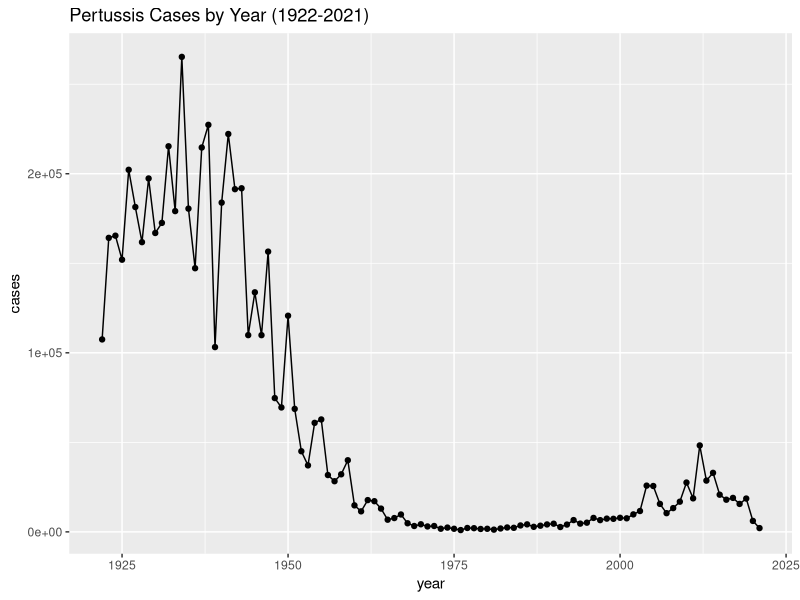
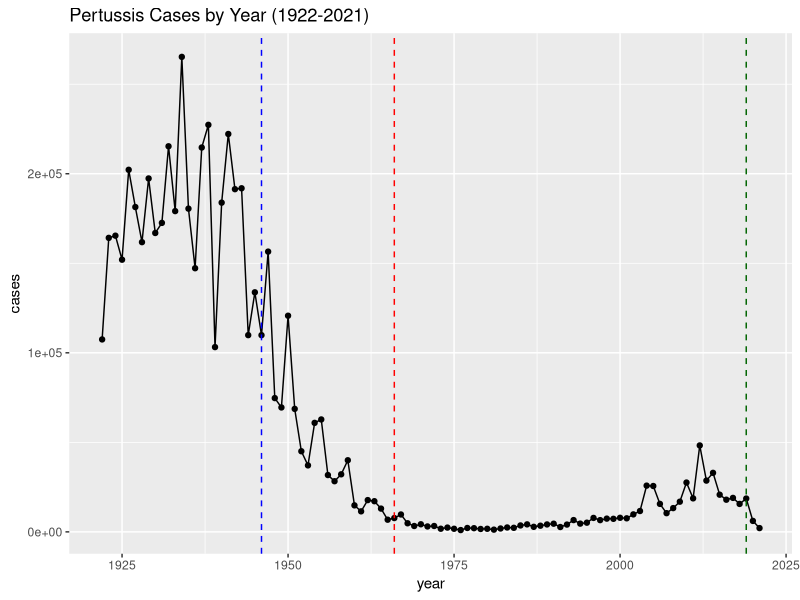

These figures' R source, in order: (Note: this script raises an error after producing the figures.)
## ---- chunk 1
#/ echo = FALSE
cdc <- data.frame(
year = c(1922L,1923L,1924L,1925L,
                                          1926L,1927L,1928L,1929L,1930L,1931L,
                                          1932L,1933L,1934L,1935L,1936L,
                                          1937L,1938L,1939L,1940L,1941L,1942L,
                                          1943L,1944L,1945L,1946L,1947L,
                                          1948L,1949L,1950L,1951L,1952L,
                                          1953L,1954L,1955L,1956L,1957L,1958L,
                                          1959L,1960L,1961L,1962L,1963L,
                                          1964L,1965L,1966L,1967L,1968L,1969L,
                                          1970L,1971L,1972L,1973L,1974L,
                                          1975L,1976L,1977L,1978L,1979L,1980L,
                                          1981L,1982L,1983L,1984L,1985L,
                                          1986L,1987L,1988L,1989L,1990L,
                                          1991L,1992L,1993L,1994L,1995L,1996L,
                                          1997L,1998L,1999L,2000L,2001L,
                                          2002L,2003L,2004L,2005L,2006L,2007L,
                                          2008L,2009L,2010L,2011L,2012L,
                                          2013L,2014L,2015L,2016L,2017L,2018L,
                                          2019L,2020L,2021L),
cases = c(107473,164191,165418,152003,
                                          202210,181411,161799,197371,
                                          166914,172559,215343,179135,265269,
                                          180518,147237,214652,227319,103188,
                                          183866,222202,191383,191890,109873,
                                          133792,109860,156517,74715,69479,
                                          120718,68687,45030,37129,60886,
                                          62786,31732,28295,32148,40005,
                                          14809,11468,17749,17135,13005,6799,
                                          7717,9718,4810,3285,4249,3036,
                                          3287,1759,2402,1738,1010,2177,2063,
                                          1623,1730,1248,1895,2463,2276,
                                          3589,4195,2823,3450,4157,4570,
                                          2719,4083,6586,4617,5137,7796,6564,
                                          7405,7298,7867,7580,9771,11647,
                                          25827,25616,15632,10454,13278,
                                          16858,27550,18719,48277,28639,32971,
                                          20762,17972,18975,15609,18617,
                                          6124,2116)
       )

## ---- chunk 2
head(cdc)
## ---- chunk 3
library(ggplot2)

ggplot(cdc) + aes(x=year, y=cases) + geom_point() + geom_line() +labs(title= "Pertussis Cases by Year (1922-2021)")
## ---- chunk 4
library(ggplot2)

ggplot(cdc) + aes(x=year, y=cases) + 
  geom_point() + 
  geom_line() +
  geom_vline(xintercept=1946, col="BLUE", linetype= "dashed") + 
  geom_vline(xintercept = 1966, col="RED", linetype= "dashed") +
  geom_vline(xintercept = 2019, col="DARKGREEN", linetype= "dashed") +
  labs(title= "Pertussis Cases by Year (1922-2021)")
## ---- chunk 5
library(jsonlite)

#Subject Table
subject <- read_json("https://www.cmi-pb.org/api/subject", simplifyVector = TRUE) 
#Specimen Table
specimen <-  read_json("https://www.cmi-pb.org/api/specimen", simplifyVector = TRUE)
#Titer Table
titer <- read_json("https://www.cmi-pb.org/api/v4/plasma_ab_titer", simplifyVector = TRUE)
## ---- chunk 6
head(subject, 3)
## ---- chunk 7
head(specimen, 3)
## ---- chunk 8
head(titer, 3)
## ---- chunk 9
table(subject$infancy_vac)
## ---- chunk 10
table(subject$biological_sex)
## ---- chunk 11
table(subject$race, subject$biological_sex)
## ---- chunk 12
library(tidyverse)
## ---- chunk 13
today()
## ---- chunk 14
today() - mdy("11-28-2001")
## ---- chunk 15
today() - mdy("03-09-2002")
## ---- chunk 16
time_length( today() - mdy("03-09-2002"),  "years")
## ---- chunk 17
# Use today's date to calculate age in days
subject$age <- ymd(subject$date_of_boost) - ymd(subject$year_of_birth) 

subject$age_years <- time_length(subject$age, "years")

head(subject)
## ---- chunk 18
library(dplyr)

ap <- subject %>% filter(infancy_vac == "aP")

round( summary( time_length( ap$age, "years" ) ) )
## ---- chunk 19
# wP
wp <- subject %>% filter(infancy_vac == "wP")
round( summary( time_length( wp$age, "years" ) ) )
## ---- chunk 20
int <- ymd(subject$date_of_boost) - ymd(subject$year_of_birth)
age_at_boost <- time_length(int, "year")
head(age_at_boost)
## ---- chunk 21
library(ggplot2)

ggplot(subject) +
  aes(time_length(age, "year"),
      fill=as.factor(infancy_vac)) +
  geom_histogram(show.legend=FALSE) +
  facet_wrap(vars(infancy_vac), nrow=2) +
  xlab("Age in years")
## ---- chunk 22
# Or use wilcox.test() 
x <- t.test(time_length( wp$age, "years" ),
       time_length( ap$age, "years" ))

x$p.value
## ---- chunk 23
library(dplyr)
meta <- inner_join(specimen, subject)
dim(meta)
## ---- chunk 24
head(meta)
## ---- chunk 25
abdata <- inner_join(titer, meta)
dim(abdata)
## ---- chunk 26
table(abdata$isotype)
## ---- chunk 27
igg <- abdata %>% filter(isotype == "IgG")
head(igg)
## ---- chunk 28
ggplot(igg) +
  aes(x=MFI_normalised, y=antigen) +
  geom_boxplot() 
## ---- chunk 29
ggplot(igg) +
  aes(x=MFI_normalised, y=antigen, col=infancy_vac) +
  geom_boxplot() 
## ---- chunk 30
head(igg)
## ---- chunk 31
igg.pt<- igg %>% filter(antigen=="PT", dataset=="2021_dataset")
## ---- chunk 32
ggplot(igg.pt) +
aes(x=planned_day_relative_to_boost, y=MFI_normalised, col=infancy_vac, group=subject_id) +
geom_point() +
geom_line()+
geom_vline(xintercept=0, linetype= "dashed", col="BLACK")+
geom_vline(xintercept=14, linetype= "dashed", col="BLACK")
